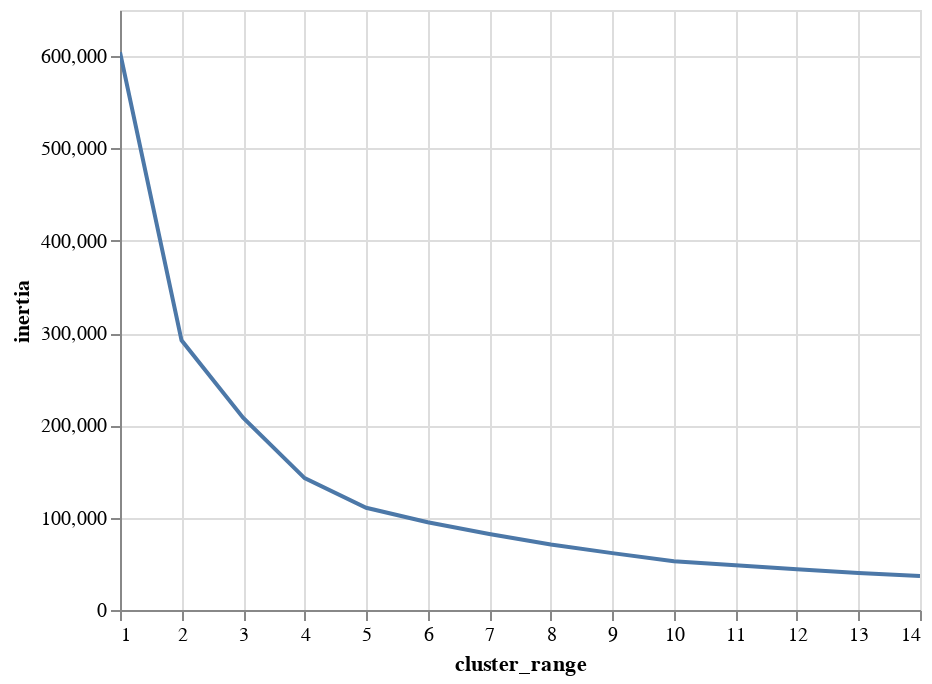

The code cell stored with this chart in its notebook:
### Code cell
#X['cluster1']=X_scaled.predict(X_scaled)

#getting perfect clusters using elbow (inertia)
clusters=pd.DataFrame()
clusters['cluster_range']=range(1,15)
inertia=[]

#create loop to to iterate over range
for k in clusters['cluster_range']:
  kmeans=KMeans(n_clusters=k, random_state=8).fit(X)
  inertia.append(kmeans.inertia_)

clusters['inertia']=inertia
print(clusters)

#plot line chart
alt.Chart(clusters).mark_line().encode(x='cluster_range',y='inertia').interactive()

### Figure 1 — Vega-Lite specification as saved in the notebook (floating-point values rounded to 4 significant figures)
{"config": {"view": {"continuousWidth": 400, "continuousHeight": 300}}, "data": {"name": "data-9ac2a34333e68bf703292a2b308662f8"}, "mark": "line", "encoding": {"x": {"type": "quantitative", "field": "cluster_range"}, "y": {"type": "quantitative", "field": "inertia"}}, "selection": {"selector007": {"type": "interval", "bind": "scales", "encodings": ["x", "y"]}}, "$schema": "https://vega.github.io/schema/vega-lite/v4.8.1.json", "datasets": {"data-9ac2a34333e68bf703292a2b308662f8": [{"cluster_range": 1, "inertia": 604200.0}, {"cluster_range": 2, "inertia": 292200.0}, {"cluster_range": 3, "inertia": 208300.0}, {"cluster_range": 4, "inertia": 142900.0}, {"cluster_range": 5, "inertia": 110700.0}, {"cluster_range": 6, "inertia": 95110.0}, {"cluster_range": 7, "inertia": 82260.0}, {"cluster_range": 8, "inertia": 70860.0}, {"cluster_range": 9, "inertia": 61610.0}, {"cluster_range": 10, "inertia": 52720.0}, {"cluster_range": 11, "inertia": 48510.0}, {"cluster_range": 12, "inertia": 44260.0}, {"cluster_range": 13, "inertia": 40190.0}, {"cluster_range": 14, "inertia": 36910.0}]}}
